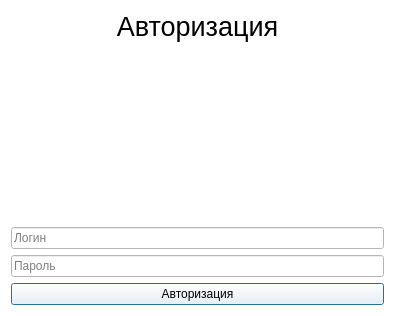
<?xml version="1.0" encoding="UTF-8"?>
<ui version="4.0">
 <class>Dialog</class>
 <widget class="QDialog" name="Dialog">
  <property name="geometry">
   <rect>
    <x>0</x>
    <y>0</y>
    <width>395</width>
    <height>316</height>
   </rect>
  </property>
  <property name="minimumSize">
   <size>
    <width>0</width>
    <height>0</height>
   </size>
  </property>
  <property name="maximumSize">
   <size>
    <width>16777215</width>
    <height>16777215</height>
   </size>
  </property>
  <property name="windowTitle">
   <string>Dialog</string>
  </property>
  <property name="windowIcon">
   <iconset>
    <normaloff>../../Resources/logo.ico</normaloff>../../Resources/logo.ico</iconset>
  </property>
  <property name="styleSheet">
   <string notr="true">background-color: rgb(255, 255, 255);</string>
  </property>
  <layout class="QVBoxLayout" name="verticalLayout_2">
   <item>
    <layout class="QVBoxLayout" name="verticalLayout">
     <item>
      <widget class="QLabel" name="label">
       <property name="text">
        <string>&lt;html&gt;&lt;head/&gt;&lt;body&gt;&lt;p align=&quot;center&quot;&gt;&lt;span style=&quot; font-size:20pt;&quot;&gt;Авторизация&lt;/span&gt;&lt;/p&gt;&lt;/body&gt;&lt;/html&gt;</string>
       </property>
      </widget>
     </item>
     <item>
      <widget class="QLabel" name="label_logo">
       <property name="minimumSize">
        <size>
         <width>0</width>
         <height>150</height>
        </size>
       </property>
       <property name="text">
        <string/>
       </property>
       <property name="pixmap">
        <pixmap>../../Resources/logo.ico</pixmap>
       </property>
      </widget>
     </item>
     <item>
      <spacer name="verticalSpacer">
       <property name="orientation">
        <enum>Qt::Vertical</enum>
       </property>
       <property name="sizeHint" stdset="0">
        <size>
         <width>20</width>
         <height>40</height>
        </size>
       </property>
      </spacer>
     </item>
     <item>
      <widget class="QLineEdit" name="line_login">
       <property name="placeholderText">
        <string>Логин</string>
       </property>
      </widget>
     </item>
     <item>
      <widget class="QLineEdit" name="line_password">
       <property name="placeholderText">
        <string>Пароль</string>
       </property>
      </widget>
     </item>
     <item>
      <widget class="QPushButton" name="btn_auth">
       <property name="styleSheet">
        <string notr="true">QPushButton:hover {
background-color: rgb(73,140,81);
}</string>
       </property>
       <property name="text">
        <string>Авторизация</string>
       </property>
      </widget>
     </item>
    </layout>
   </item>
  </layout>
 </widget>
 <resources/>
 <connections/>
</ui>
